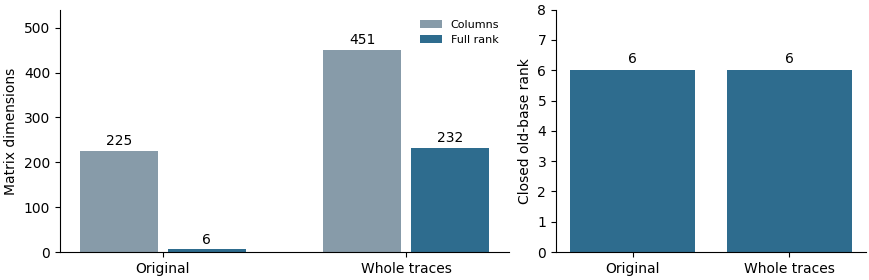

The script that saved this image:
"""Render dimensions from already-recorded native audit JSON; no arithmetic research."""
from pathlib import Path
import json
import matplotlib
matplotlib.use("Agg")
import matplotlib.pyplot as plt
root=Path(__file__).resolve().parent
raw=json.loads((root/"evidence/aggregate-v1/result.json").read_text())
old=json.loads((root/"evidence/qualification-v1/input/baseline.json").read_text())
plt.rcParams["svg.fonttype"]="none"
fig,(counts,closed)=plt.subplots(1,2,figsize=(8.7,2.8),layout="constrained",gridspec_kw={"width_ratios":[1.45,1]})
x=[0,1]
bars=counts.bar([-0.18,0.82],[raw["old_columns"],raw["total_columns"]],width=.32,label="Columns",color="#879ba9")
counts.bar_label(bars,padding=2)
bars=counts.bar([.18,1.18],[old["rank_mod_r"],raw["full_rank"]],width=.32,label="Full rank",color="#2e6c8e")
counts.bar_label(bars,padding=2)
counts.set_xticks(x,["Original","Whole traces"])
counts.set_ylim(0,540)
counts.set_ylabel("Matrix dimensions")
counts.legend(frameon=False,fontsize=8)
bars=closed.bar(["Original","Whole traces"],[old["rank_mod_r"],raw["closed_rank"]],color="#2e6c8e")
closed.bar_label(bars,padding=3)
closed.set_ylim(0,8)
closed.set_ylabel("Closed old-base rank")
for ax in (counts,closed):ax.spines[["top","right"]].set_visible(False)
fig.savefig(root/"closure.svg")
fig.savefig(root/"closure.png",dpi=100)
p=root/"closure.svg"
p.write_text("\n".join(line.rstrip() for line in p.read_text().splitlines())+"\n")
